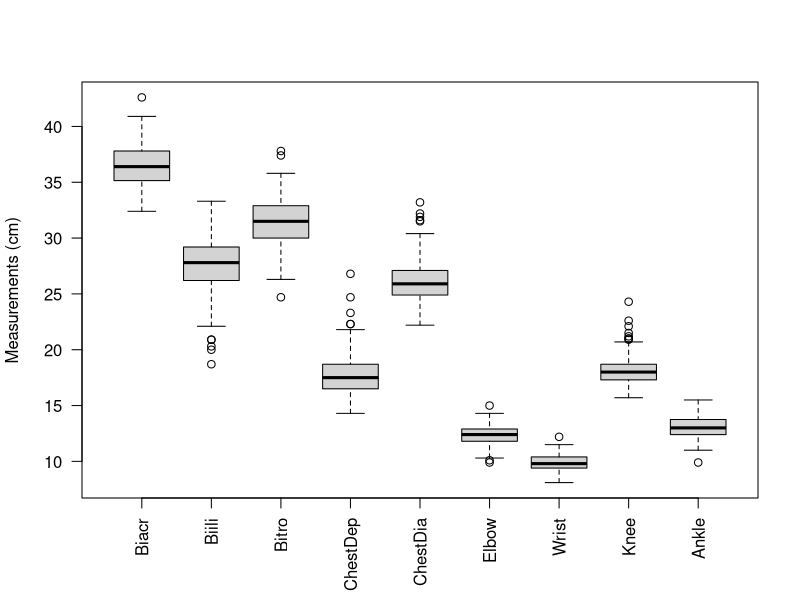
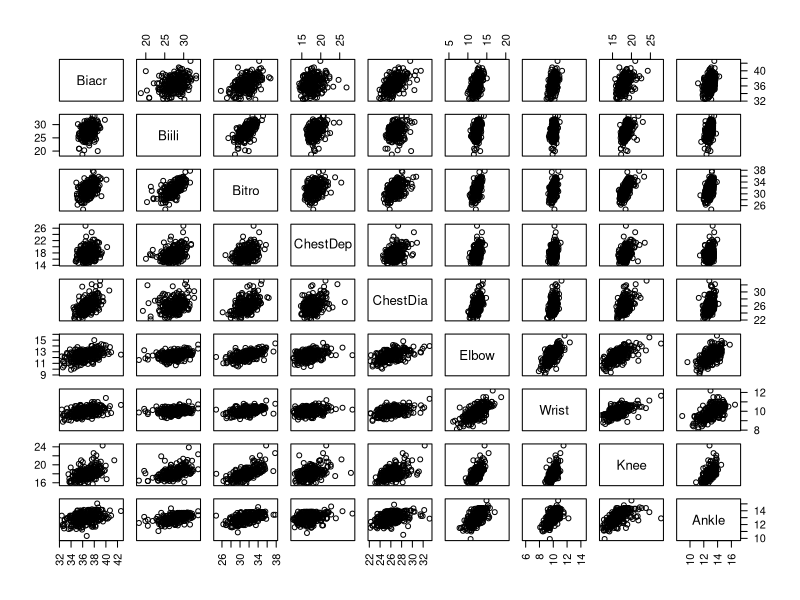
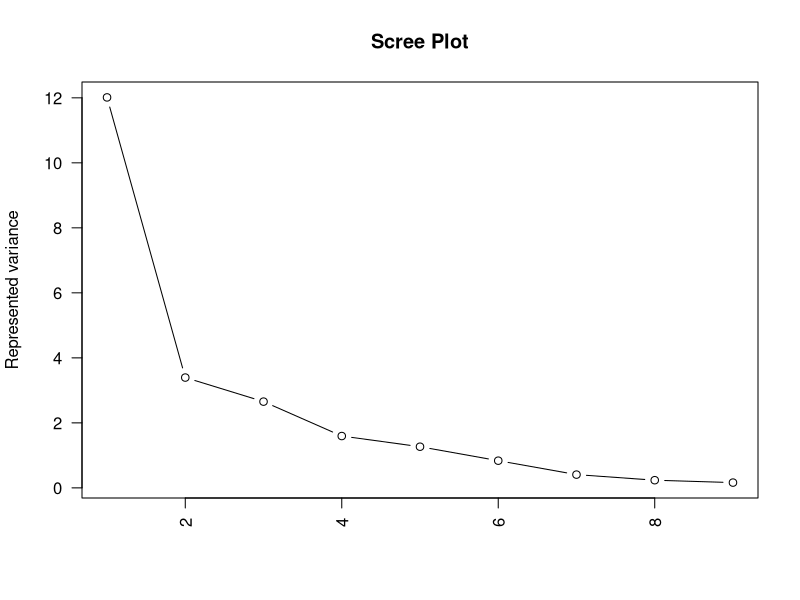
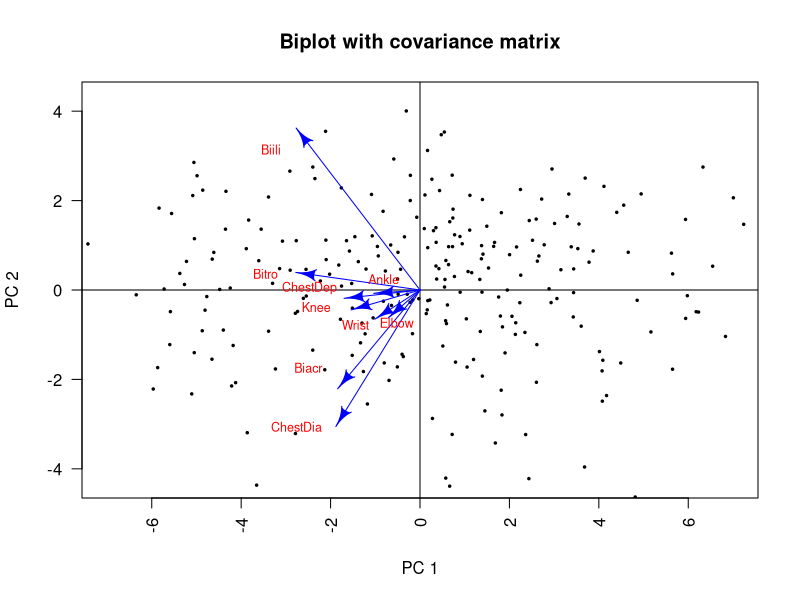
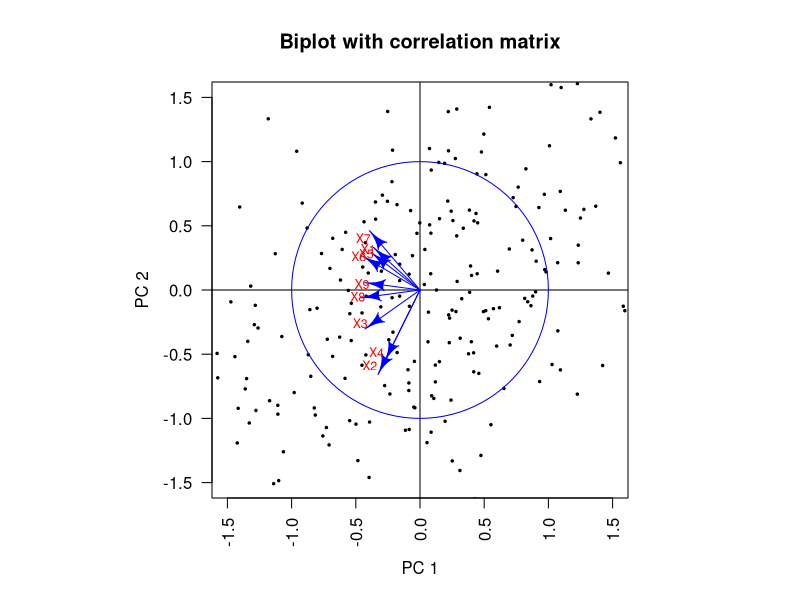
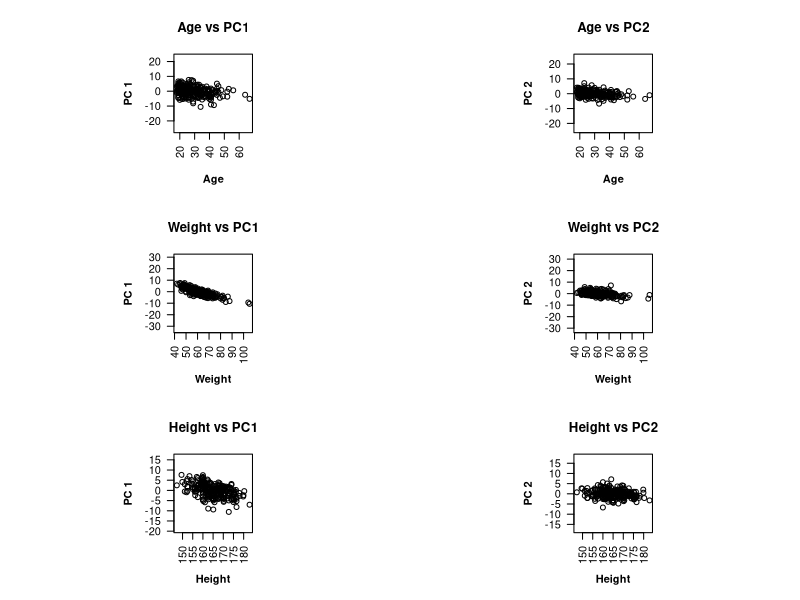

Generate these figures, in order, with R:
## ---- chunk 1
knitr::opts_chunk$set(echo = TRUE)
## ---- chunk 2
datos <- read.table("BodyStudy.dat", header = TRUE)
datos <- as.matrix(datos)

# Boxplot
par(las = 2)
boxes <- boxplot(datos[ , 1:9],  ylab = "Measurements (cm)")
# title("Boxplot")

Biacr.quant <- quantile(datos[ , 1], probs = c(0.25, 0.5, 0.75), names = FALSE)
Biili.quant <- quantile(datos[ , 2], probs = c(0.25, 0.5, 0.75), names = FALSE)
Bitro.quant <- quantile(datos[ , 3], probs = c(0.25, 0.5, 0.75), names = FALSE)
ChestDep.quant <- quantile(datos[ , 4], probs = c(0.25, 0.5, 0.75), names = FALSE)
ChestDia.quant <- quantile(datos[ , 5], probs = c(0.25, 0.5, 0.75), names = FALSE)
Elbow.quant <- quantile(datos[ , 6], probs = c(0.25, 0.5, 0.75), names = FALSE)
Wrist.quant <- quantile(datos[ , 7], probs = c(0.25, 0.5, 0.75), names = FALSE)
Knee.quant <- quantile(datos[ , 8], probs = c(0.25, 0.5, 0.75), names = FALSE)
Ankle.quant <- quantile(datos[ , 9], probs = c(0.25, 0.5, 0.75), names = FALSE)

quantile.matrix <- as.matrix(rbind(c(Biacr.quant[1] - 1.5 * (Biacr.quant[3] - Biacr.quant[1]), Biacr.quant, Biacr.quant[3] + 1.5 * (Biacr.quant[3] - Biacr.quant[1])),
  c(Biili.quant[1] - 1.5 * (Biili.quant[3] - Biili.quant[1]), Biili.quant, Biili.quant[3] + 1.5 * (Biili.quant[3] - Biili.quant[1])),
  c(Bitro.quant[1] - 1.5 * (Bitro.quant[3] - Bitro.quant[1]), Bitro.quant, Bitro.quant[3] + 1.5 * (Bitro.quant[3] - Bitro.quant[1])),
  c(ChestDep.quant[1] - 1.5 * (ChestDep.quant[3] - ChestDep.quant[1]), ChestDep.quant, ChestDep.quant[3] + 1.5 * (ChestDep.quant[3] - ChestDep.quant[1])),
  c(ChestDia.quant[1] - 1.5 * (ChestDia.quant[3] - ChestDia.quant[1]), ChestDia.quant, ChestDia.quant[3] + 1.5 * (ChestDia.quant[3] - ChestDia.quant[1])),
  c(Elbow.quant[1] - 1.5 * (Elbow.quant[3] - Elbow.quant[1]), Elbow.quant, Elbow.quant[3] + 1.5 * (Elbow.quant[3] - Elbow.quant[1])), 
  c(Wrist.quant[1] - 1.5 * (Wrist.quant[3] - Wrist.quant[1]), Wrist.quant, Wrist.quant[3] + 1.5 * (Wrist.quant[3] - Wrist.quant[1])),
  c(Knee.quant[1] - 1.5 * (Knee.quant[3] - Knee.quant[1]), Knee.quant, Knee.quant[3] + 1.5 * (Knee.quant[3] - Knee.quant[1])),
  c(Ankle.quant[1] - 1.5 * (Ankle.quant[3] - Ankle.quant[1]), Ankle.quant, Ankle.quant[3] + 1.5 * (Ankle.quant[3] - Ankle.quant[1]))), ncol = 5, nrow = 9)

Biacr.outliers <- which(datos[, 1] > quantile.matrix[1, 5] | datos[, 1] < quantile.matrix[1, 1])
Biili.outliers <- which(datos[, 2] > quantile.matrix[2, 5] | datos[, 2] < quantile.matrix[2, 1])
Bitro.outliers <- which(datos[, 3] > quantile.matrix[3, 5] | datos[, 3] < quantile.matrix[3, 1])
ChestDep.outliers <- which(datos[, 4] > quantile.matrix[4, 5] | datos[, 4] < quantile.matrix[4, 1])
ChestDia.outliers <- which(datos[, 5] > quantile.matrix[5, 5] | datos[, 5] < quantile.matrix[5, 1])
Elbow.outliers <- which(datos[, 6] > quantile.matrix[6, 5] | datos[, 6] < quantile.matrix[6, 1])
Wrist.outliers <- which(datos[, 7] > quantile.matrix[7, 5] | datos[, 7] < quantile.matrix[7, 1])
Knee.outliers <- which(datos[, 8] > quantile.matrix[8, 5] | datos[, 8] < quantile.matrix[8, 1])
Ankle.outliers <- which(datos[, 9] > quantile.matrix[9, 5] | datos[, 9] < quantile.matrix[9, 1])
## ---- chunk 3
scatter <- pairs(datos[, 1:9], asp = 1)
## ---- chunk 4
corr.matrix <- round(cor(datos[ , 1:9]), 2)
head(corr.matrix, 5)  
## ---- chunk 5
cov.matrix <- cov(datos[ , 1:9])

eigenvectors <- eigen(cov.matrix, symmetric = TRUE, only.values = FALSE)$vectors
centered.datos <- scale(datos[ , 1:9], scale = FALSE)
PCA <- centered.datos[ , 1:9]%*%eigenvectors

# Variances of components
princomps <- princomp(datos[,1:9])
# comp.var <- eigen(cov.matrix, symmetric = TRUE, only.values = FALSE)$values
comp.var <- princomps$sdev * princomps$sdev
perc.var <- (comp.var/sum(comp.var))*100
cum.var <- (cumsum(comp.var)/sum(comp.var))*100
tabla.exp.var <- rbind(comp.var, perc.var, cum.var)
library(knitr)
kable(tabla.exp.var, format = "markdown", digits = 2,
col.names = c("PC1", "PC2", "PC3", "PC4", "PC5", "PC6", "PC7", "PC8", "PC9"),
caption = paste("Variance decomposition among variables from ",
"\n PCA based in covariance matrix"))
## ---- chunk 6
#Scree plot
plot(comp.var, type = "b", xlab = "", ylab = "Represented variance", main = "Scree Plot")
## ---- chunk 7
library(shape)
plot(PCA[ , 1], PCA[ , 2], xlab = "PC 1", ylab = "PC 2", 
asp = 1, xlim = c(-7,7), ylim = c(-4, 4), main = "Biplot with covariance matrix", pch=20, cex = 0.5)
abline(h = 0)
abline(v = 0)
# text(PCA[ , 1], PCA[ , 2], 1:nrow(centered.datos), pos = 1)
Arrows(0,0, 5*eigenvectors[,1], 5*eigenvectors[,2] , col = "blue")
x_offset <- c(0.8,0.7,0.9,1,1,-0.3,0.9,1,-0)
y_offset <- c(-0.3,0.3,0,-0.2,0.2,0.2,0.3,0,-0.3)
text(x=5*eigenvectors[,1] - x_offset, 5*eigenvectors[,2] - y_offset, label=colnames(datos[,1:9]), col = "red", cex = 0.75)
## ---- chunk 8
PCA.princomp <- princomp(datos[, 1:9])$scores
PCA.princomp[1:5,]
## ---- chunk 9
round(cor(PCA.princomp), 2)[1:5,]
## ---- chunk 10
cor.matrix <- cor(datos[ , 1:9])

cor.eigenvectors <- eigen(cor.matrix, symmetric = TRUE, only.values = FALSE)$vectors

cor.PCA <- centered.datos[ , 1:9]%*%cor.eigenvectors

# Variances of components
cor.comp.var <- eigen(cor.matrix, symmetric = TRUE, only.values = FALSE)$values
cor.perc.var <- (cor.comp.var/sum(cor.comp.var))*100
cor.cum.var <- (cumsum(cor.comp.var)/sum(cor.comp.var))*100
cor.tabla.exp.var <- rbind(cor.comp.var, cor.perc.var, cor.cum.var)
kable(cor.tabla.exp.var, format = "markdown", digits = 2,
col.names = c("PC1", "PC2", "PC3", "PC4", "PC5", "PC6", "PC7", "PC8", "PC9"),
caption = paste("Variance decomposition among variables from ",
"\n PCA based in correlation matrix"))
## ---- chunk 11
library(plotrix)

cor.PCA.stand <- scale(cor.PCA, center = TRUE, scale = TRUE)
par(las = 2, pty="s")
plot(cor.PCA.stand[ , 1], cor.PCA.stand[ , 2], xlim = c(-1.5,1.5), ylim = c(-1.5,1.5), xlab = "PC 1", ylab = "PC 2", 
asp = 1,  main = "Biplot with correlation matrix", pch = 20, cex = 0.5)
abline(h = 0)
abline(v = 0)
# text(cor.PCA.stand[ , 1], cor.PCA.stand[ , 2], 1:nrow(centered.datos), pos = 1)
Arrows(0,0, cor.eigenvectors[,1], cor.eigenvectors[,2] , col = "blue")
draw.circle(0, 0,border = "blue", radius = 1)

x_offset <- 0.2 * c(0.5,0.5,0.5,0.5,0.5,0.5,0.5,0.5,0.5)
y_offset <- 0.2 * c(-0.2,0,0,0,-0.2,-0.2,0,0,-0)
colnames(datos[,1:9])
text(x=cor.eigenvectors[,1] - x_offset, cor.eigenvectors[,2] - y_offset, label=c("X1","X2","X3","X4","X5","X6","X7","X8","X9"), col = "red", cex = 0.75)

## ---- chunk 12
apply(as.matrix(cbind(cor.eigenvectors[,1], cor.eigenvectors[,2])), MARGIN = 1, FUN = function(x) { t(x)%*%x })
## ---- chunk 13
princomps <- princomp(datos[,1:9], cor = TRUE)
A <- round(cor(datos[ , 1:9], cbind(princomps$scores[, 1], princomps$scores[, 2])), 2)
colnames(A) <- c("PC1", "PC2")
A
## ---- chunk 14

## ---- chunk 15
correlation <- cor(datos[, 10:12], cor.PCA[, 1:2])
colnames(correlation) <- c("PC 1", "PC 2")
correlation
## ---- chunk 16
par(mfrow = c(3, 2), font.lab = 2)
plot(datos[, 10], cor.PCA[, 1], xlab = "Age", ylab = "PC 1", asp = 1, main = "Age vs PC1")
plot(datos[, 10], cor.PCA[, 2], xlab = "Age", ylab = "PC 2", asp = 1, main = "Age vs PC2")
plot(datos[, 11], cor.PCA[, 1], xlab = "Weight", ylab = "PC 1", asp = 1, main = "Weight vs PC1")
plot(datos[, 11], cor.PCA[, 2], xlab = "Weight", ylab = "PC 2", asp = 1, main = "Weight vs PC2")
plot(datos[, 12], cor.PCA[, 1], xlab = "Height", ylab = "PC 1", asp = 1, main = "Height vs PC1")
plot(datos[, 12], cor.PCA[, 2], xlab = "Height", ylab = "PC 2", asp = 1, main = "Height vs PC2")
